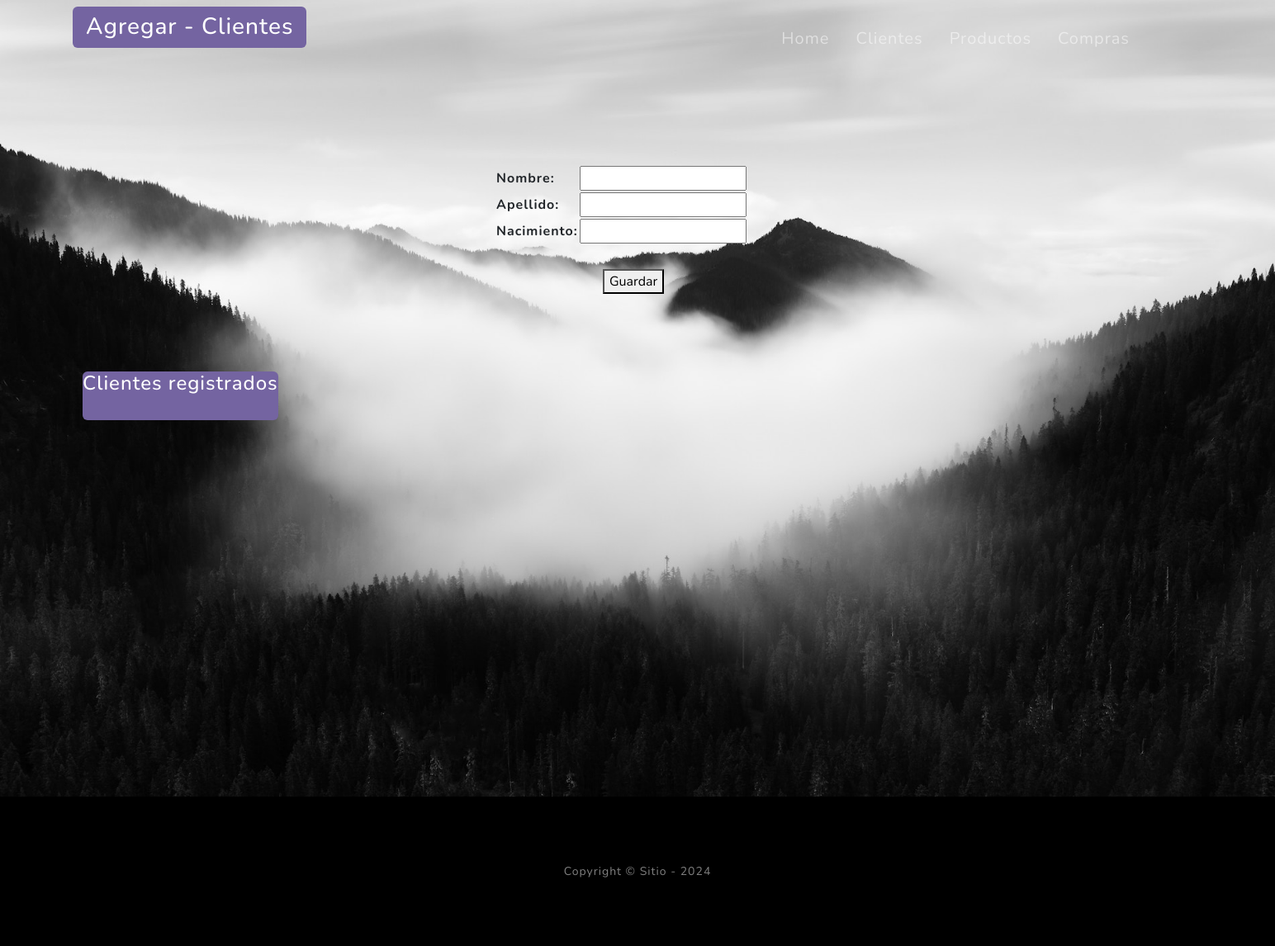
/cliente/home/, run on an earlier commit of the app's database.
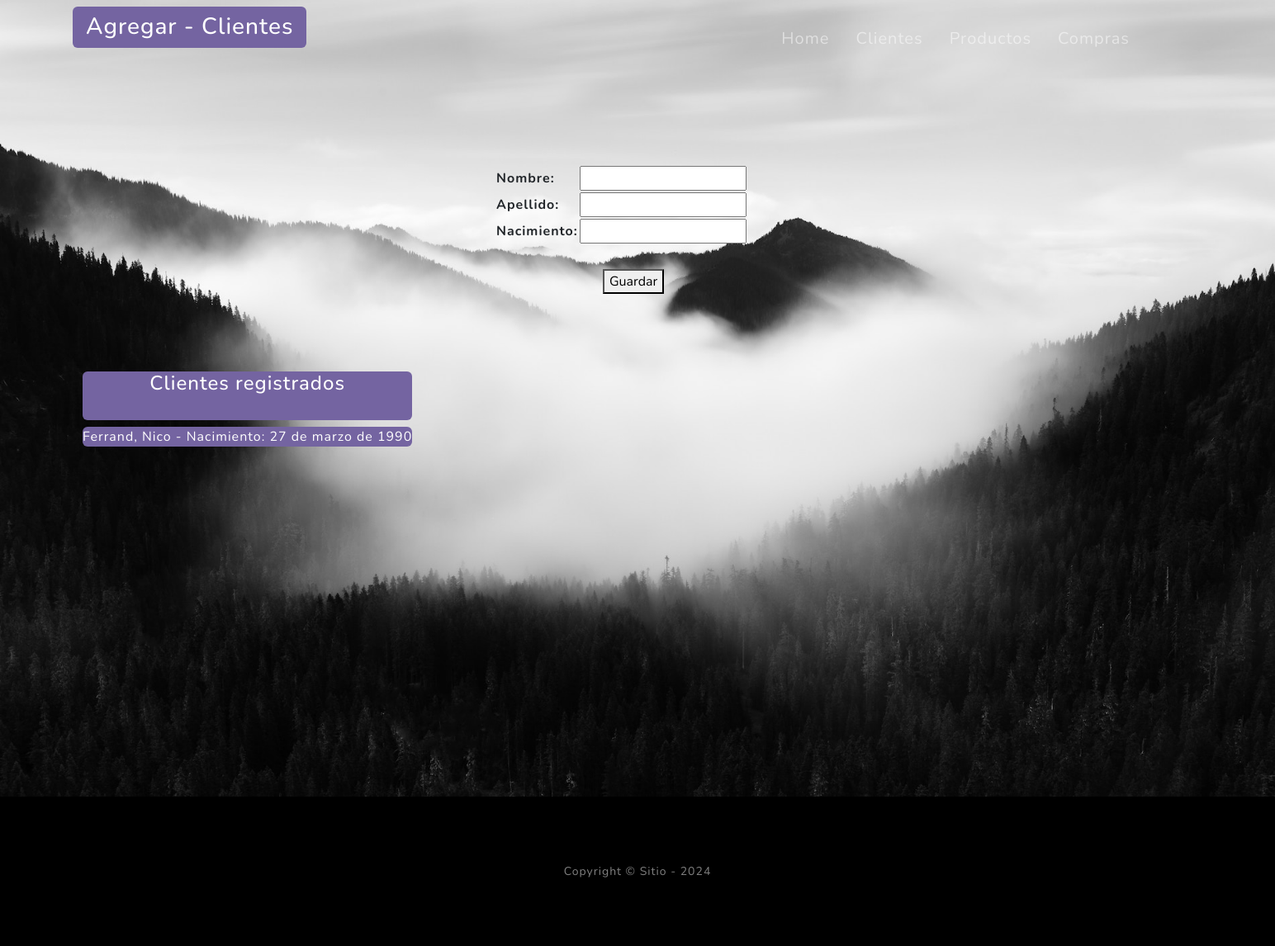
And on a later commit of the database.
### cliente/models.py (models this page shows, shortened)
class Cliente(models.Model):
    nombre = models.CharField(max_length=50)
    apellido = models.CharField(max_length=50)
    nacimiento = models.DateField(null=True)
    class Meta:
        verbose_name = "cliente"
        verbose_name_plural = "clientes"

### cliente/views.py (the view)
# urls.py: path("home/", views.home, name="home"),
def home(request):
    if request.method == "POST":
        form = forms.ClienteCategoriaForms(request.POST)
        if form.is_valid():
            form.save()
            return redirect("cliente:home")
    else:
        form = forms.ClienteCategoriaForms()
    consulta_clientes = models.Cliente.objects.all()
    return render (request,"cliente/index.html", context={"form": form, "clientes": consulta_clientes})

### cliente/forms.py
class ClienteCategoriaForms(forms.ModelForm):
    class Meta:
        model = models.Cliente
        fields = "__all__"
        widgets = {
            "nombre": forms.TextInput(attrs={"class":"form-comtrol}"}),
            "apellido": forms.TextInput(attrs={"class":"form-comtrol}"}),
            "nacimiento": forms.TextInput(attrs={"class":"form-comtrol}"}),
        }

### cliente/templates/cliente/index.html (shortened to what this page needs)
{% extends 'core/base.html' %}
{%  block titulo %}
    {% include 'core/components/titles.html' with titulo="Agregar - Clientes" %}
{% endblock titulo %}
{% block contenido %}
    <form style="position: absolute; padding: 200px 600px;" action="{% url 'cliente:home' %}" method="post">
        <table>
            {{form.as_table}}
        </table>
        <div style="padding: 30px 130px;">
            <button type="submit">Guardar</button>
        </div>
    </form>
    <div style="position: absolute; margin: 450px 100px;">
        <h4 style="padding-bottom: 30px; text-align: center;" class="text-white bg-secondary rounded"> Clientes registrados </h4>
        {% for cliente in clientes %}
            <p class="text-white bg-secondary rounded">{{cliente.apellido}}, {{cliente.nombre}} - Nacimiento: {{cliente.nacimiento}}</p>
        {% endfor %}
    </div>
{% endblock contenido %}

What changed in the data, as far as the page shows it:
added Cliente: apellido "Ferrand", nombre "Nico", nacimiento "27 de marzo de 1990"
